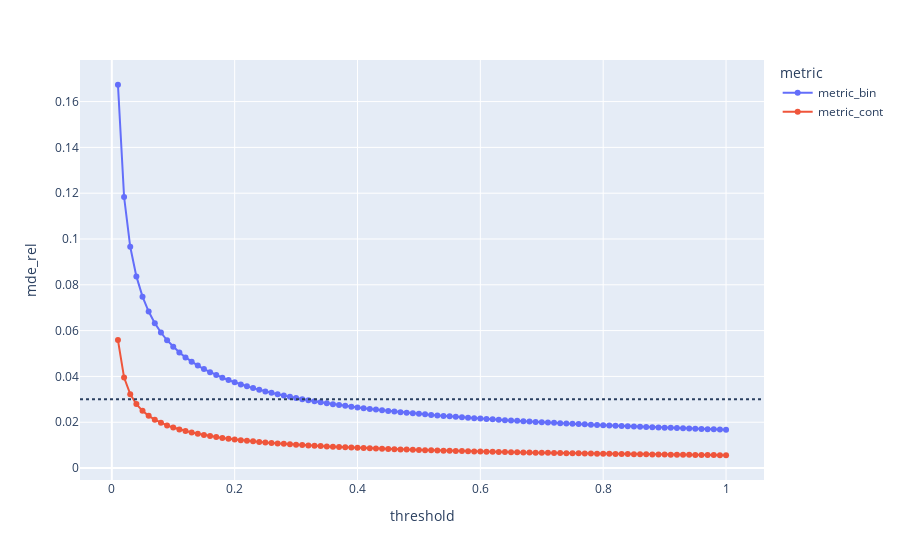

Notebook code for this chart:
### Code cell
evaluator.summary_plot(target_mde=0.03)
